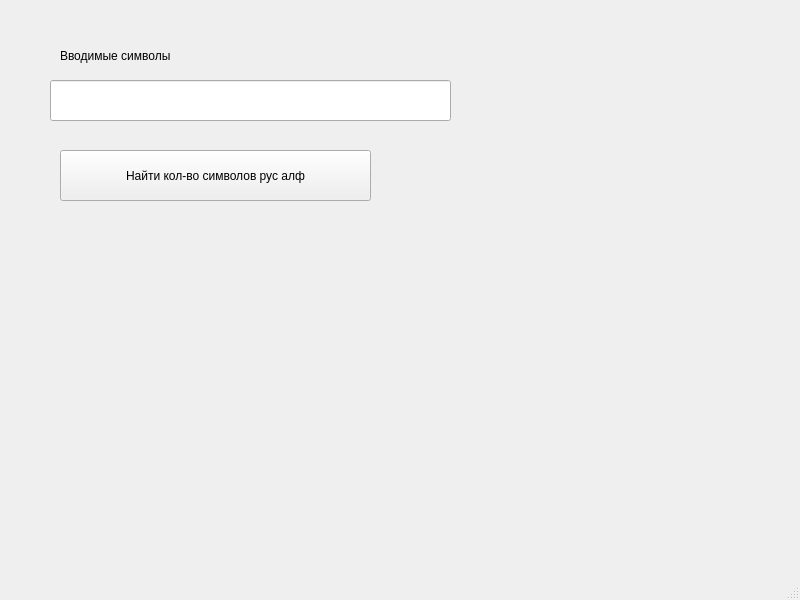
<?xml version="1.0" encoding="UTF-8"?>
<ui version="4.0">
 <class>MainWindow</class>
 <widget class="QMainWindow" name="MainWindow">
  <property name="geometry">
   <rect>
    <x>0</x>
    <y>0</y>
    <width>800</width>
    <height>600</height>
   </rect>
  </property>
  <property name="windowTitle">
   <string>MainWindow</string>
  </property>
  <widget class="QWidget" name="centralwidget">
   <widget class="QPushButton" name="pushButton">
    <property name="geometry">
     <rect>
      <x>60</x>
      <y>150</y>
      <width>311</width>
      <height>51</height>
     </rect>
    </property>
    <property name="text">
     <string>Найти кол-во символов рус алф</string>
    </property>
   </widget>
   <widget class="QLabel" name="label">
    <property name="geometry">
     <rect>
      <x>60</x>
      <y>40</y>
      <width>271</width>
      <height>31</height>
     </rect>
    </property>
    <property name="text">
     <string>Вводимые символы</string>
    </property>
   </widget>
   <widget class="QLineEdit" name="lineEdit">
    <property name="geometry">
     <rect>
      <x>50</x>
      <y>80</y>
      <width>401</width>
      <height>41</height>
     </rect>
    </property>
   </widget>
  </widget>
  <widget class="QMenuBar" name="menubar">
   <property name="geometry">
    <rect>
     <x>0</x>
     <y>0</y>
     <width>800</width>
     <height>21</height>
    </rect>
   </property>
  </widget>
  <widget class="QStatusBar" name="statusbar"/>
 </widget>
 <resources/>
 <connections/>
</ui>
